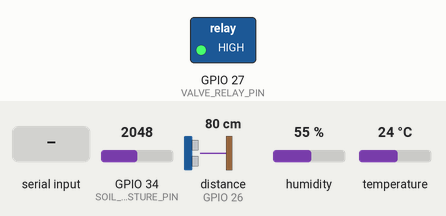
Recording of a sketch running on a simulated ESP32. Shown: switched loads named in the sketch (green lamp = pin HIGH). Wiring (inferred from the names in the program): ultrasonic range finder: trigger GPIO 25; echo GPIO 26. The inputs (shaded band) are chosen by the test bench; at power-on: GPIO 34 (SOIL_MOISTURE_PIN) = 2048, distance to the obstacle (sensor on GPIO 26) 80 cm, humidity 55 %, temperature 24 °C. The echo pulse lasts 58.3 µs per cm; WiFi joins after 1.5 s; servers stay silent unless stated; uploads are accepted with an empty reply; pins used as bus, display or sensor lines are not drawn; what the sketch prints to the serial monitor is not drawn.

Above: at 3.7 s.
3.8 s: "pump_on\n" received over Serial
At 4.3 s:
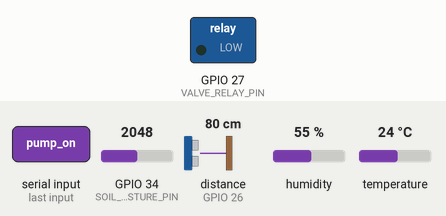
5.3 s: "pump_off\n" received over Serial
At 6.7 s:
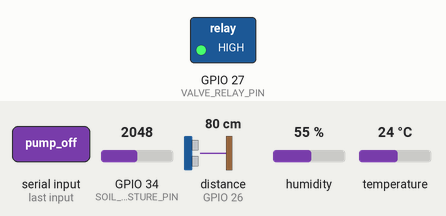
Timing chart, 0 to 8.3 s (numbered marks = the images above; inputs shaded):
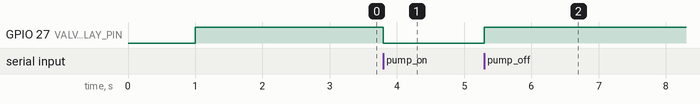

The sketch:

aqua_guard_single_plant.ino
```cpp
/*
 * AquaGuard Single Plant Prototype
 * ESP32 / ESP8266 Firmware
 * Sensors: DHT11 (temp/humidity), Soil Moisture Sensor (Analog), Ultrasonic (Water Level)
 * Actuator: Solenoid Valve / Relay (Water Pump)
 * Supports BOTH:
 *   1. USB Serial Bridge (Laptop connected directly via USB cable)
 *   2. WiFi HTTP Client (Posts directly to Flask Backend)
 */

#include <WiFi.h>
#include <HTTPClient.h>
#include "DHT.h"

// ==========================================
// 1. WiFi & Backend Configuration
// ==========================================
// NOTE: Agar WiFi use nahi karni to khali chhor dein, USB mode mein chale ga!
const char* ssid = "your_wifi_ssid";        // <-- Apna WiFi naam (agar wireless use karna hai)
const char* pass = "your_wifi_password";    // <-- Apna WiFi password
const char* backendURL = "http://10.160.65.251:5000/api/sensors/data"; // <-- Laptop IP:5000

// ==========================================
// 2. Hardware Pin Definitions (ESP32)
// ==========================================
#define DHT_PIN 4             // DHT11 Data Pin
#define DHT_TYPE DHT11

#define SOIL_MOISTURE_PIN 34  // Analog Soil Moisture (AOUT)
#define TRIGGER_PIN 25        // Ultrasonic HC-SR04 TRIG
#define ECHO_PIN 26           // Ultrasonic HC-SR04 ECHO
#define VALVE_RELAY_PIN 27    // Relay Module IN (Active LOW relay)

// ==========================================
// Global Variables
// ==========================================
DHT dht(DHT_PIN, DHT_TYPE);

float temperature = 0.0;
float humidity = 0.0;
int soilMoisture = 0;
int waterLevel = 0;
bool wifiConnected = false;
unsigned long lastReadTime = 0;

// ==========================================
// Helper: Read Sensors
// ==========================================
void readAllSensors() {
  // 1. Read DHT11
  float t = dht.readTemperature();
  float h = dht.readHumidity();
  if (!isnan(t) && !isnan(h)) {
    temperature = t;
    humidity = h;
  }

  // 2. Read Soil Moisture (Analog 0-4095 on ESP32)
  int rawMoisture = analogRead(SOIL_MOISTURE_PIN);
  // Inverted: Dry soil = high analog value, Wet soil = low analog value
  soilMoisture = map(rawMoisture, 4095, 1200, 0, 100);
  soilMoisture = constrain(soilMoisture, 0, 100);

  // 3. Read Ultrasonic Water Level (HC-SR04)
  digitalWrite(TRIGGER_PIN, LOW);
  delayMicroseconds(2);
  digitalWrite(TRIGGER_PIN, HIGH);
  delayMicroseconds(10);
  digitalWrite(TRIGGER_PIN, LOW);

  long duration = pulseIn(ECHO_PIN, HIGH, 30000); // 30ms timeout
  if (duration > 0) {
    int distance_cm = duration * 0.034 / 2;
    // Tank height assumed 20cm: 0cm = 100% full, 20cm = 0% empty
    int maxDist = 20;
    waterLevel = map(distance_cm, 2, maxDist, 100, 0);
    waterLevel = constrain(waterLevel, 0, 100);
  }
}

// ==========================================
// Helper: Send Data to Backend via WiFi
// ==========================================
void sendWiFiData() {
  if (WiFi.status() != WL_CONNECTED) return;

  HTTPClient http;
  http.begin(backendURL);
  http.addHeader("Content-Type", "application/json");

  String jsonPayload = "{\"temperature\":" + String(temperature, 1) +
                       ",\"humidity\":" + String(humidity, 1) +
                       ",\"soil_moisture\":" + String(soilMoisture) +
                       ",\"water_level\":" + String(waterLevel) + "}";

  int httpCode = http.POST(jsonPayload);
  if (httpCode == 201 || httpCode == 200) {
    String response = http.getString();
    // Parse pump command if returned
    if (response.indexOf("\"pump_command\":\"pump_on\"") >= 0 || response.indexOf("\"pump_on\":true") >= 0) {
      digitalWrite(VALVE_RELAY_PIN, LOW); // Relay ON
    } else if (response.indexOf("\"pump_command\":\"pump_off\"") >= 0 || response.indexOf("\"pump_on\":false") >= 0) {
      digitalWrite(VALVE_RELAY_PIN, HIGH); // Relay OFF
    }
  }
  http.end();
}

// ==========================================
// Setup
// ==========================================
void setup() {
  Serial.begin(115200);
  delay(1000);
  Serial.println("\n🌱 AquaGuard Microcontroller Initializing...");

  pinMode(VALVE_RELAY_PIN, OUTPUT);
  digitalWrite(VALVE_RELAY_PIN, HIGH); // Default OFF (active-low relay)

  pinMode(TRIGGER_PIN, OUTPUT);
  pinMode(ECHO_PIN, INPUT);

  dht.begin();

  // Try WiFi with 7 second timeout (DOES NOT FREEZE IF NO WIFI!)
  Serial.print("Connecting to WiFi: ");
  Serial.println(ssid);
  WiFi.begin(ssid, pass);

  unsigned long startAttempt = millis();
  while (WiFi.status() != WL_CONNECTED && millis() - startAttempt < 7000) {
    delay(500);
    Serial.print(".");
  }

  if (WiFi.status() == WL_CONNECTED) {
    wifiConnected = true;
    Serial.println("\n✅ WiFi Connected! IP: " + WiFi.localIP().toString());
  } else {
    wifiConnected = false;
    Serial.println("\n⚠️ WiFi not connected. Operating in USB Serial Bridge mode.");
  }
}

// ==========================================
// Loop
// ==========================================
void loop() {
  // Check for commands from Laptop over USB Serial (e.g., pump_on / pump_off)
  if (Serial.available() > 0) {
    String cmd = Serial.readStringUntil('\n');
    cmd.trim();
    if (cmd == "pump_on") {
      digitalWrite(VALVE_RELAY_PIN, LOW); // Relay ON
      Serial.println("[RELAY] Pump turned ON");
    } else if (cmd == "pump_off") {
      digitalWrite(VALVE_RELAY_PIN, HIGH); // Relay OFF
      Serial.println("[RELAY] Pump turned OFF");
    }
  }

  // Read and transmit sensor data every 2.5 seconds
  if (millis() - lastReadTime >= 2500) {
    lastReadTime = millis();
    readAllSensors();

    // 1. Output human-readable line for Serial Monitor
    Serial.print("Sensors - Temp: ");
    Serial.print(temperature, 1);
    Serial.print("°C Hum: ");
    Serial.print(humidity, 1);
    Serial.print("% Soil: ");
    Serial.print(soilMoisture);
    Serial.print("% WaterLvl: ");
    Serial.print(waterLevel);
    Serial.println("%");

    // 2. Output JSON line for serial_bridge.py
    Serial.print("{\"temperature\":");
    Serial.print(temperature, 1);
    Serial.print(",\"humidity\":");
    Serial.print(humidity, 1);
    Serial.print(",\"soil_moisture\":");
    Serial.print(soilMoisture);
    Serial.print(",\"water_level\":");
    Serial.print(waterLevel);
    Serial.println("}");

    // 3. If WiFi is connected, also HTTP POST to backend
    if (wifiConnected && WiFi.status() == WL_CONNECTED) {
      sendWiFiData();
    }
  }
}
```

Measured:
- after the input at 3.8 s, GPIO 27 (VALVE_RELAY_PIN): HIGH → LOW at once
- after the input at 5.3 s, GPIO 27 (VALVE_RELAY_PIN): LOW → HIGH at once
